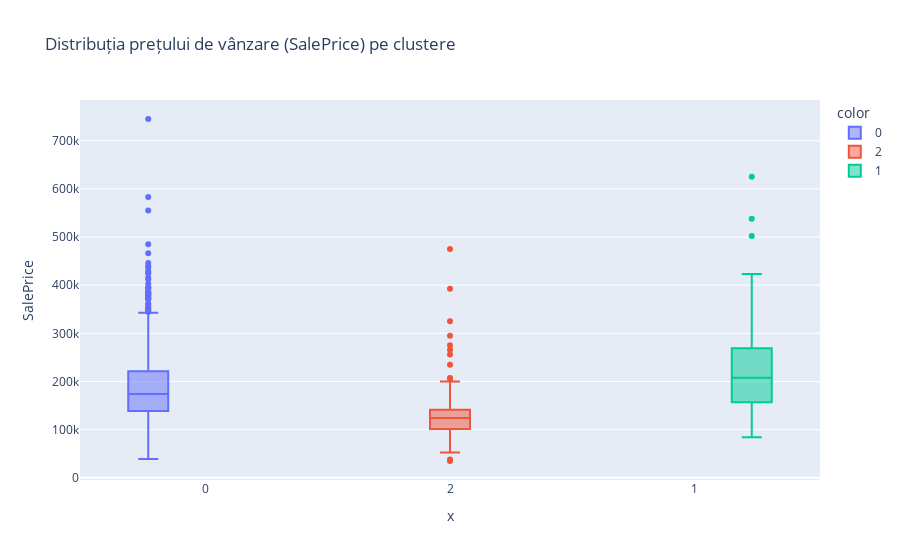

The notebook cell this image was saved under:
### Markdown cell above
Distribuția e puțin dezechilibrată, ceea ce arată că datele nu sunt perfect separate, dar se disting câteva grupuri clare. De aceea cred ca Elbow method este o solutie mai buna in acest caz pentru determinarea numarului de clusters

### Code cell
fig_box = px.box(
    df,
    x=df["Cluster"].astype(str),
    y="SalePrice",
    color=df["Cluster"].astype(str),
    title="Distribuția prețului de vânzare (SalePrice) pe clustere"
)
fig_box.show()

### Figure 1 — Plotly figure (JSON) as saved in the notebook; plotly's stock layout.template omitted (floating-point values rounded to 4 significant figures; data arrays with more than 128 entries replaced by an {"elided": "..."} marker saying what was removed)
{"data": [{"alignmentgroup": "True", "hovertemplate": "color=0<br>x=%{x}<br>SalePrice=%{y}<extra></extra>", "legendgroup": "0", "marker": {"color": "#636efa"}, "name": "0", "notched": false, "offsetgroup": "0", "orientation": "v", "showlegend": true, "type": "box", "x": {"elided": "889 str values"}, "x0": " ", "xaxis": "x", "y": {"elided": "889 int values"}, "y0": " ", "yaxis": "y"}, {"alignmentgroup": "True", "hovertemplate": "color=2<br>x=%{x}<br>SalePrice=%{y}<extra></extra>", "legendgroup": "2", "marker": {"color": "#EF553B"}, "name": "2", "notched": false, "offsetgroup": "2", "orientation": "v", "showlegend": true, "type": "box", "x": {"elided": "191 str values"}, "x0": " ", "xaxis": "x", "y": {"elided": "191 int values"}, "y0": " ", "yaxis": "y"}, {"alignmentgroup": "True", "hovertemplate": "color=1<br>x=%{x}<br>SalePrice=%{y}<extra></extra>", "legendgroup": "1", "marker": {"color": "#00cc96"}, "name": "1", "notched": false, "offsetgroup": "1", "orientation": "v", "showlegend": true, "type": "box", "x": ["1", "1", "1", "1", "1", "1", "1", "1", "1", "1", "1", "1", "1", "1", "1", "1", "1", "1", "1", "1", "1", "1", "1", "1", "1", "1", "1", "1", "1", "1", "1", "1", "1", "1", "1", "1", "1", "1", "1", "1", "1", "1", "1", "1", "1", "1", "1", "1", "1", "1", "1", "1", "1", "1", "1", "1", "1", "1", "1", "1", "1", "1", "1", "1", "1", "1", "1", "1", "1", "1", "1", "1", "1", "1", "1", "1", "1", "1", "1", "1", "1", "1", "1", "1", "1", "1", "1", "1"], "x0": " ", "xaxis": "x", "y": [149350, 134900, 145000, 151500, 402000, 423000, 222500, 270000, 171000, 212000, 271900, 215000, 133500, 181000, 181000, 501837, 197900, 290000, 328900, 162000, 240000, 130500, 239900, 410000, 148000, 84000, 188000, 156000, 180000, 377500, 158900, 280000, 144000, 302000, 191000, 277000, 269790, 256000, 149900, 137500, 262500, 183000, 274725, 625000, 156000, 185000, 228000, 324000, 237000, 207500, 211000, 282922, 180000, 225000, 197900, 136500, 290000, 119500, 224000, 184000, 197500, 240000, 228950, 143500, 240000, 181900, 239686, 375000, 221000, 207500, 149000, 139600, 162500, 190000, 157900, 127500, 173000, 240000, 275000, 274970, 143900, 187500, 215000, 154000, 142500, 224900, 268000, 538000], "y0": " ", "yaxis": "y"}], "layout": {"boxmode": "group", "legend": {"title": {"text": "color"}, "tracegroupgap": 0}, "title": {"text": "Distribuția prețului de vânzare (SalePrice) pe clustere"}, "xaxis": {"anchor": "y", "domain": [0, 1], "title": {"text": "x"}}, "yaxis": {"anchor": "x", "domain": [0, 1], "title": {"text": "SalePrice"}}}}
